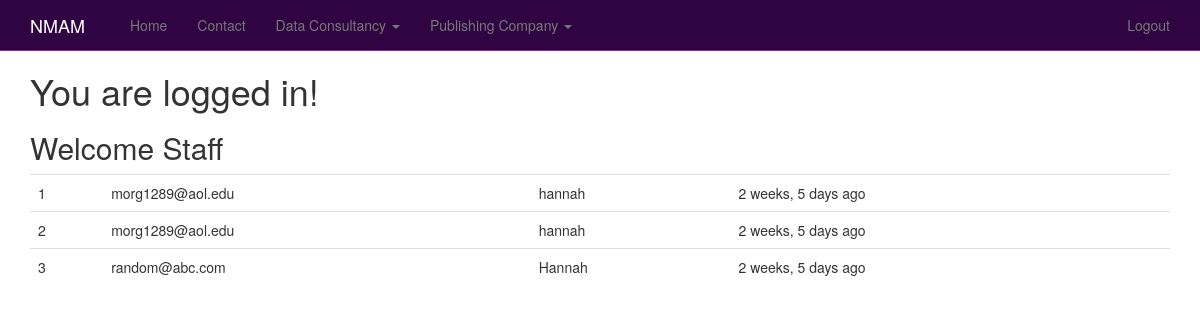
The app's page / (signed in), older data.
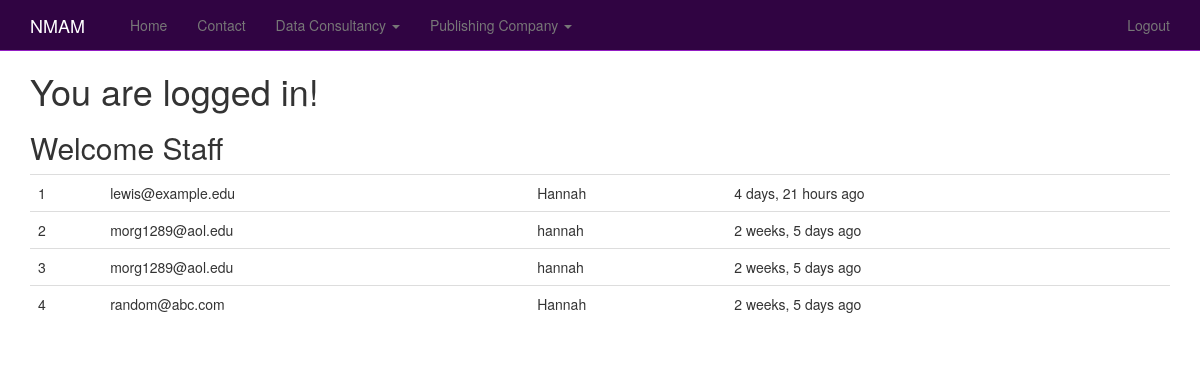
The same page, newer data.
### Site16/models.py (models this page shows, shortened)
class SignUp(models.Model):
	email = models.EmailField()
	full_name = models.CharField(max_length=120, blank=False, null=True)
	timestamp = models.DateTimeField(auto_now_add=True, auto_now=False)
	updated = models.DateTimeField(auto_now_add=False, auto_now=True)

### Site16/views.py (the view, shortened to what this page needs)
# urls.py: 2. Add a URL to urlpatterns:  url(r'^$', views.home, name='home')
def home(request):
	title = 'Sign Up Now'
	form = SignUpForm(request.POST or None)
	context = {
		"title": title,
		"form": form
	}
	if request.user.is_authenticated() and request.user.is_staff:
		queryset = SignUp.objects.all().order_by('-timestamp') #.filter(full_name__iexact="Justin")
		context = {
			"queryset": queryset
		}
	return render(request, "home.html", context)

### templates/home.html (shortened to what this page needs)
{% extends "base.html" %}
{% load crispy_forms_tags %}
{% load staticfiles %}
{% block content %}
 {% if request.user.is_authenticated %}
<h1>You are logged in!</h1>
	{% if queryset %}
	<h2>Welcome Staff</h2>
	<table class='table'>
	{% for instance in queryset %}
		<tr><td>{{ forloop.counter }}</td><td>{{ instance.email }}</td><td>{{ instance.full_name }}</td><td>{{ instance.timestamp|timesince }} ago</td></tr>
	{% endfor %}
	</table>
	{% endif %}
{% endif %}
{% endblock %}

### templates/base.html (shortened to what this page needs)
{% load staticfiles %}
<!DOCTYPE html>
<html lang="en">
  <head>
    {% include 'head_css.html' %}
  </head>
  <body>
    {% include 'navbar.html' %}
    <div class="container">
        {% block content %}
        {% endblock %}
    </div>
  </body>
</html>

### templates/head_css.html
{% load staticfiles %}
    <link rel="stylesheet" href="//maxcdn.bootstrapcdn.com/font-awesome/4.3.0/css/font-awesome.min.css">
    <link href="{% static 'css/bootstrap.min.css' %}" rel="stylesheet">
    <link href="{% static 'css/navbar-static-top.css' %}" rel="stylesheet">
    <link href="{% static 'css/custom.css' %}" rel="stylesheet">

### templates/navbar.html (shortened to what this page needs)
<nav class="navbar navbar-default navbar-static-top">
  <div class="container">
    <div class="navbar-header">
      <a class="navbar-brand" href="/">NMAM</a>
    </div>
    <a class="navbar-brand" href="{% url 'home' %}"></a>
      <ul class="nav navbar-nav">
        <li><a href="{% url 'home' %}">Home</a></li>
        <li><a href="{% url 'contact' %}">Contact</a></li>
        <li class="dropdown">
          <a href="/" class="dropdown-toggle" data-toggle="dropdown" role="button" aria-haspopup="true" aria-expanded="false">Data Consultancy <span class="caret"></span></a>
        </li>
        <li class="dropdown">
          <a href="/" class="dropdown-toggle" data-toggle="dropdown" role="button" aria-haspopup="true" aria-expanded="false">Publishing Company <span class="caret"></span></a>
        </li>
      </ul>
      <ul class="nav navbar-nav navbar-right">
        {% if request.user.is_authenticated %}
            <li><a href="{% url 'auth_logout' %}">Logout</a></li>
            {% else %}
            <li><a href="{% url 'registration_register' %}">Register</a></li>
        {% endif %}
      </ul>
    </div>
</nav>

### templates/javascript.html (shortened to what this page needs)
{% load staticfiles %}

### static_in_pro/our_static/css/navbar-static-top.css (style rules this page uses)
body { min-height: 1000px; }
.navbar-static-top { margin-bottom: 19px; background-color: #300442; border-color: #941EC4; }
.navbar-default .navbar-brand { color: #FFF; }

Row changes from the older to the newer data that the page shows:
added SignUp: email "lewis@example.edu", full_name "Hannah", timestamp "4 days, 21 hours"
